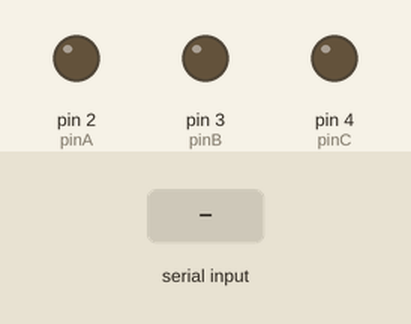
Recording of a sketch running on a simulated Arduino Uno, built with avr-gcc and run on an emulated ATmega328P. On the bench: output pins drawn as LEDs (lit = HIGH). The test bench sets the inputs (shaded band).

Above: at 1.2 s.
1.3 s: byte 1 (1) received over Serial
At 1.8 s:
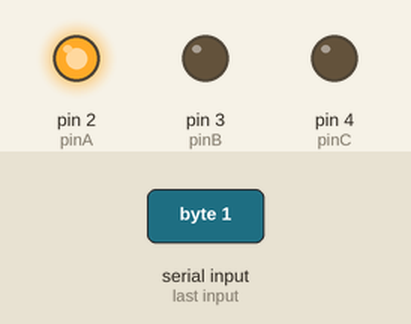
2.8 s: byte 3 (3) received over Serial
At 4.0 s:
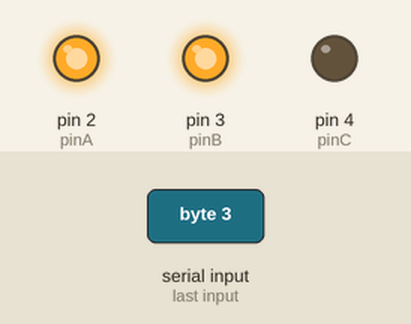
4.3 s: byte 2 (2) received over Serial
At 5.3 s:
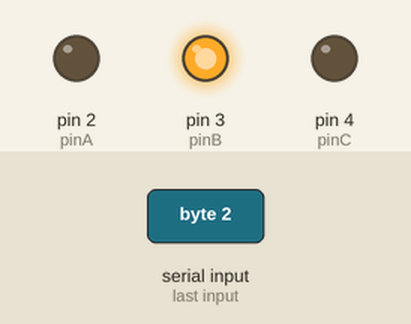
5.8 s: byte 5 (5) received over Serial
At 6.5 s:
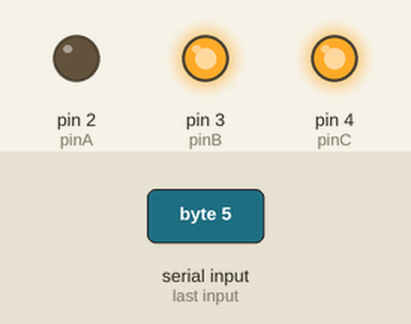
7.3 s: byte 4 (4) received over Serial
At 7.7 s:
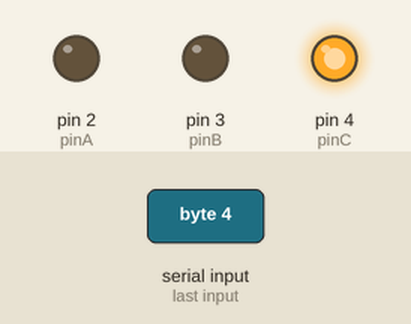
8.8 s: byte 1 (1) received over Serial
At 10.0 s:
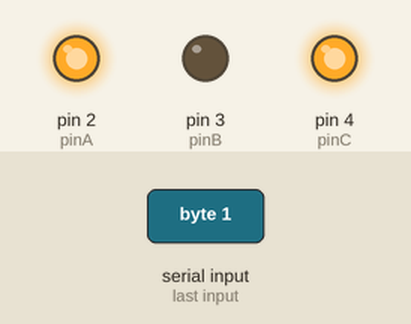
Timing chart, 0 to 11.3 s (numbered marks = the images above; inputs shaded):
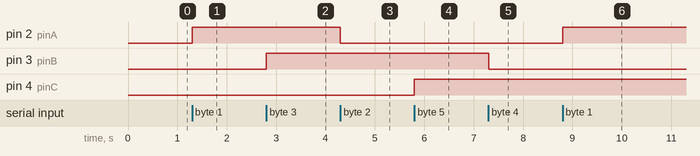

The sketch:

ctl_comp.ino
```cpp
#define pinA 2
#define pinB 3
#define pinC 4
int entrada = 0;

void setup() {
  pinMode(pinA, OUTPUT);
  pinMode(pinB, OUTPUT);
  pinMode(pinC, OUTPUT);
  digitalWrite(pinA, LOW);
  digitalWrite(pinB, LOW);
  digitalWrite(pinC, LOW);
  Serial.begin(115200);
}

void loop() {
  if (Serial.available() > 0)
  {
    entrada = (int)Serial.read();
    switch (entrada) {
      case 1:
        digitalWrite(pinA, HIGH);
      break;
      case 2:
        digitalWrite(pinA, LOW);
      break;
      case 3:
        digitalWrite(pinB, HIGH);
      break;
      case 4:
        digitalWrite(pinB, LOW);
      break;
      case 5:
        digitalWrite(pinC, HIGH);
      break;
      case 6:
        digitalWrite(pinC, LOW);
      break;
      default:
      break;
    }
  }
  delay(100);
}
```

Measured:
- after the input at 1.3 s, pin 2 (pinA): LOW → HIGH at once
- after the input at 2.8 s, pin 3 (pinB): LOW → HIGH at once
- after the input at 4.3 s, pin 2 (pinA): HIGH → LOW at once
- after the input at 5.8 s, pin 4 (pinC): LOW → HIGH at once
- after the input at 7.3 s, pin 3 (pinB): HIGH → LOW at once
- after the input at 8.8 s, pin 2 (pinA): LOW → HIGH at once
